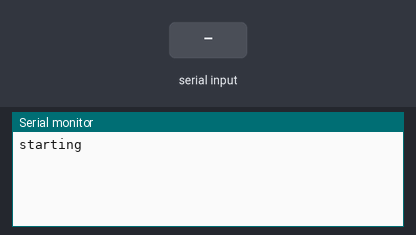
Bench run of a sketch on a simulated Particle Photon. Parts: the last lines printed to the serial monitor. The test bench sets the inputs (shaded band).

Above: at 1.2 s.
1.3 s: "1\n" received over the second serial link
At 3.4 s:
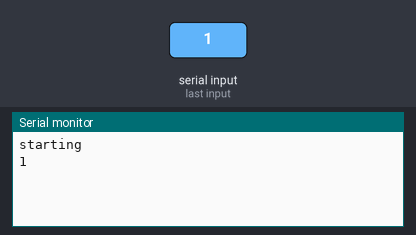
3.8 s: "0\n" received over the second serial link
At 5.2 s:
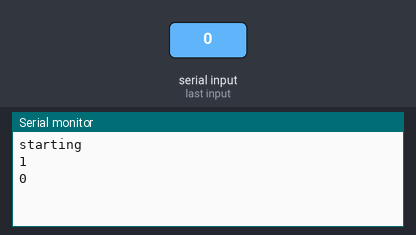
5.3 s: "2\n" received over the second serial link
At 7.6 s:
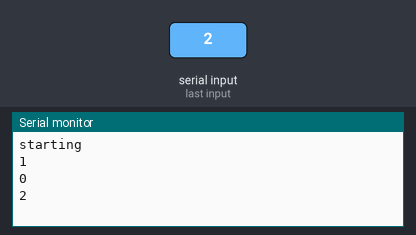

The sketch:

serial-port.ino
```cpp
const size_t READ_BUF_SIZE = 256;

// Global variables
int counter = 0;
unsigned long lastSend = 0;

char readBuf[READ_BUF_SIZE];
size_t readBufOffset = 0;

void setup() {
    Serial.begin(9600);

	// Serial1 RX is connected to Arduino TX (1)
	// Serial2 TX is connected to Arduino RX (0)
	// Photon GND is connected to Arduino GND
	Serial1.begin(9600);

	Serial.println("starting");
}

void loop() {
    // Serial.println("hi");
    // Read data from serial
	while(Serial1.available()) {
		if (readBufOffset < READ_BUF_SIZE) {
			char c = Serial1.read();
			if (c != '\n') {
				// Add character to buffer
				readBuf[readBufOffset++] = c;
			}
			else {
				// End of line character found, process line
				readBuf[readBufOffset] = 0;
				Particle.publish("test2", readBuf);
				delay(1000);
				Serial.println(readBuf);
				readBufOffset = 0;
			}
		}
		else {
			//Serial.println("readBuf overflow, emptying buffer");
			readBufOffset = 0;
		}
	}
}
```

Measured:
- after the input at 1.3 s, the serial monitor: prints a new line after 1.0 s (image 1)
- after the input at 3.8 s, the serial monitor: prints a new line after 1.0 s (image 2)
- after the input at 5.3 s, the serial monitor: prints a new line after 1.0 s (image 3)
